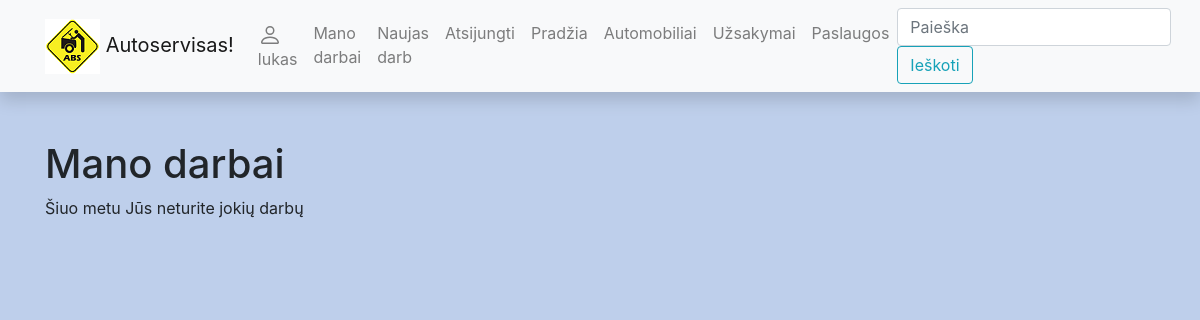
Before: /autoservisas/myjobs/ (signed in) with the older database file.
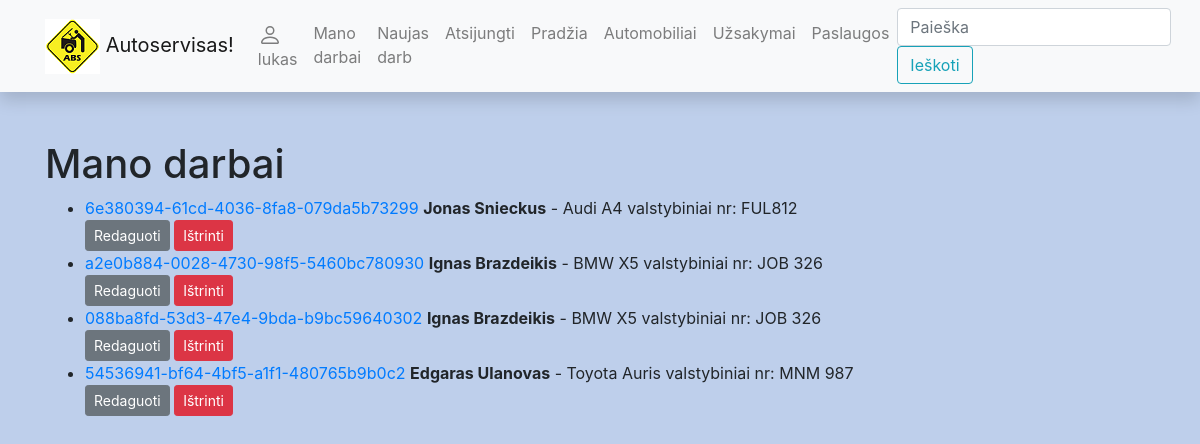
After: the same page with the newer database file.
### autoservisas/models.py (models this page shows, shortened)
class Uzsakymas(models.Model):
    id = models.UUIDField(primary_key=True, default=uuid.uuid4)
    data = models.DateField(verbose_name='Užsakymo data')
    automobilis = models.ForeignKey('Automobilis', on_delete=models.SET_NULL, null=True)
    cover = models.ImageField('Foto', upload_to='covers', null=True, blank=True)
    REPAIR_STATUS = (
        ('p', 'Priimta'),
        ('t', 'Tvarkoma'),
        ('g', 'Galima paimti')
    )
    status = models.CharField(
        max_length=1,
        choices=REPAIR_STATUS,
        blank=True,
        default='p',
        help_text='Tvarkymo statusas',
        verbose_name='Statusas'
    )
    worker = models.ForeignKey(User, on_delete=models.SET_NULL, null=True, blank=True)
    class Meta:
        verbose_name = 'Užsakymas'
        verbose_name_plural = 'Užsakymai'

class Automobilis(models.Model):
    valstybinis_nr = models.CharField('Valstybinis numeris', max_length=15)
    vin = HTMLField()
    klientas = models.CharField('Klientas', max_length=100)
    automobiliomodelis = models.ForeignKey('AutomobilioModelis', on_delete=models.SET_NULL, null=True, related_name='auto')
    class Meta:
        ordering = ['klientas']
        verbose_name = 'Automobilis'
        verbose_name_plural = 'Automobiliai'

class AutomobilioModelis(models.Model):
    marke = models.CharField('Marke', max_length=100)
    modelis = models.CharField('Modelis', max_length=100)
    metai = models.IntegerField('Metai')
    variklis = models.CharField('Variklis', max_length=100)
    class Meta:
        ordering = ['marke']
        verbose_name = 'Automobilio modelis'
        verbose_name_plural = 'Automobilių modeliai'

### autoservisas/views.py (the view)
# urls.py: path('myjobs/', views.UzsakymasForUserListView.as_view(), name='my-jobs'),
class UzsakymasForUserListView(LoginRequiredMixin, generic.ListView):
    model = Uzsakymas
    template_name = 'user_uzsakymai.html'
    context_object_name = 'uzsakymas_list'
    def get_queryset(self):
        return Uzsakymas.objects.filter(worker=self.request.user).order_by('data')

### autoservisas/templates/user_uzsakymai.html
{% extends "base.html" %}
{% block content %}
<h1>Mano darbai</h1>
{% if uzsakymas_list %}
<ul>
    {% for uzsakymas_o in uzsakymas_list %}
        <li><a href="{% url 'uzsakymas-one' uzsakymas_o.id %}">{{ uzsakymas_o.id }}</a>
            <strong>{{ uzsakymas_o.automobilis.klientas }}</strong> -
            {{  uzsakymas_o.automobilis.automobiliomodelis.marke}}
            {{  uzsakymas_o.automobilis.automobiliomodelis.modelis}}
            valstybiniai nr: {{ uzsakymas_o.automobilis.valstybinis_nr}}
        </li>
     <a class="btn btn-secondary btn-sm" href="{% url 'my-jobs-update' uzsakymas_o.id %}">Redaguoti</a>
    <a class="btn btn-danger btn-sm" href="{% url 'my-jobs-delete' uzsakymas_o.id %}">Ištrinti</a>
     {% endfor %}
</ul>
{% else %}
    <p>Šiuo metu Jūs neturite jokių darbų</p>
{% endif %}
{% endblock %}

Changed rows visible on the page:
now on this page (row edited): Uzsakymas: id "6e380394-61cd-4036-8fa8-079da5b73299", automobilis.klientas "Jonas Snieckus", automobilis.automobiliomodelis.marke "Audi", automobilis.automobiliomodelis.modelis "A4", automobilis.valstybinis_nr "FUL812"
now on this page (row edited): Uzsakymas: id "a2e0b884-0028-4730-98f5-5460bc780930", automobilis.klientas "Ignas Brazdeikis", automobilis.automobiliomodelis.marke "BMW", automobilis.automobiliomodelis.modelis "X5", automobilis.valstybinis_nr "JOB 326"
now on this page (row edited): Uzsakymas: id "088ba8fd-53d3-47e4-9bda-b9bc59640302", automobilis.klientas "Ignas Brazdeikis", automobilis.automobiliomodelis.marke "BMW", automobilis.automobiliomodelis.modelis "X5", automobilis.valstybinis_nr "JOB 326"
now on this page (row edited): Uzsakymas: id "54536941-bf64-4bf5-a1f1-480765b9b0c2", automobilis.klientas "Edgaras Ulanovas", automobilis.automobiliomodelis.marke "Toyota", automobilis.automobiliomodelis.modelis "Auris", automobilis.valstybinis_nr "MNM 987"
Other visible differences:
text no longer shown: "Šiuo metu Jūs neturite jokių darbų"
